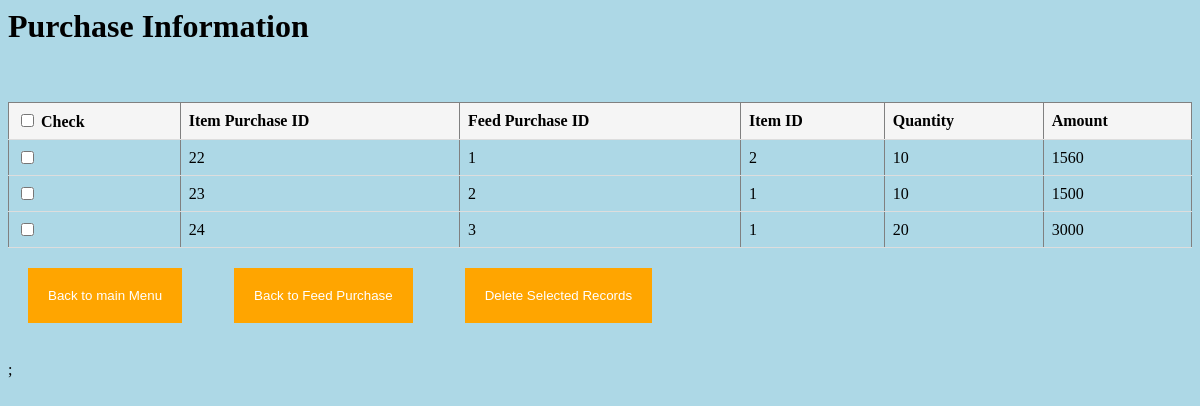
/Feed/DelItemP.php, run on the app's committed database.
### tables this page shows
CREATE TABLE `ItemPurchase` (
  `ID` int(11) NOT NULL,
  `PurchaseID` int(11) NOT NULL,
  `ItemID` int(11) NOT NULL,
  `Quantity` int(11) NOT NULL,
  `Amount` int(11) NOT NULL
);

### Feed/DelItemP.php (the view, shortened to what this page needs)
<?php include '../dbconnect.php'; ?>
<div class='container'>
<h1>Purchase Information</h1>
<br><br>
<form method='post' action=''>
   <table border='1' style='border-collapse: collapse;' >
     <tr style='background: whitesmoke;'>
         <th><input type='checkbox' TreatmentID='checkAll' > Check</th>
         <th>Item Purchase ID</th>
         <th>Feed Purchase ID</th>
         <th>Item ID</th>
         <th>Quantity</th>
         <th>Amount</th>
     </tr>
     <?php
     $query = "SELECT * FROM ItemPurchase";
     $result = mysqli_query($con,$query);
     while($row = mysqli_fetch_array($result) ){
       $ID = $row['ID'];
       $PurchaseID = $row['PurchaseID'];
       $ItemID = $row['ItemID'];
       $Quantity = $row['Quantity'];
       $Amount = $row['Amount'];
     ?>
       <tr>
         <td><input type='checkbox' name='update[]' value='<?= $ID ?>' ></td>
         <td><?= $ID ?></td>
         <td><?= $PurchaseID ?></td>
         <td><?= $ItemID ?></td>
         <td><?= $Quantity ?></td>
         <td><?= $Amount ?></td>
       </tr>
     <?php
     }
     ?>
   </table>
   <input type='submit' value='Back to main Menu' name='Main' >&nbsp;&nbsp;
   <input type='submit' value='Back to Feed Purchase' name='FeedP' >&nbsp;&nbsp;
    <input type='submit' value='Delete Selected Records' name='but_update'>&nbsp;&nbsp;<br><br>;
 </form>
</div>

### Feed/DelItemP.php (style rules this page uses)
table { border-collapse: collapse; width: 100%; }
th, td { padding: 8px; text-align: left; border-bottom: 1px solid #ddd; }
input[type= submit] { background-color: orange; border: none; text-decoration: none; color: white; padding: 20px 20px; margin: 20px 20px; cursor: pointer; }

### data on the page
itempurchase: ID "22", PurchaseID "1", ItemID "2", Quantity "10", Amount "1560"
itempurchase: ID "23", PurchaseID "2", ItemID "1", Quantity "10", Amount "1500"
itempurchase: ID "24", PurchaseID "3", ItemID "1", Quantity "20", Amount "3000"
